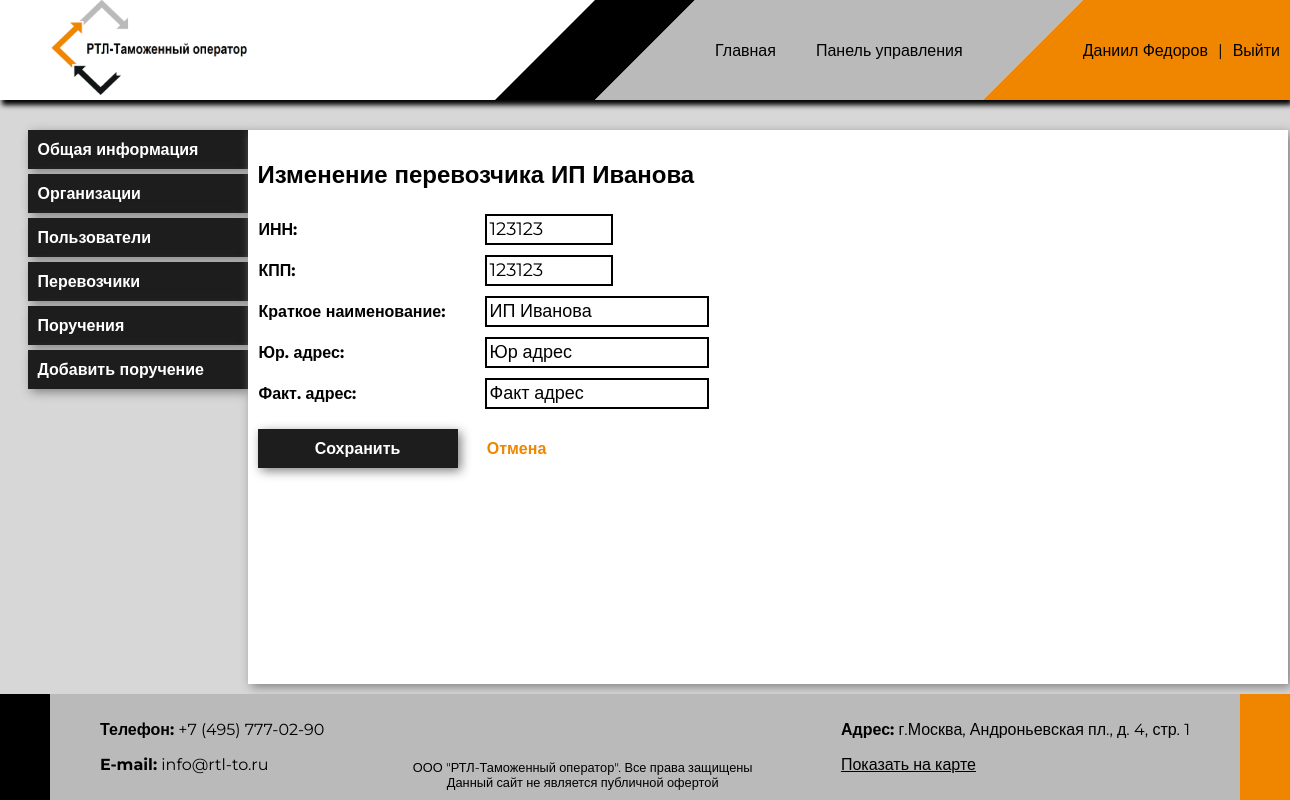
Page /management/contractors/15938e66-632d-4901-9b44-28364908f5f9/edit/?next=/management/contractors/ (signed in) on the committed database.
### app_auth/models.py (models this page shows, shortened)
class User(AbstractUser):
    id = models.UUIDField(primary_key=True, default=uuid.uuid4, editable=False)
    last_name = models.CharField(max_length=255, blank=False, null=False, verbose_name=_('фамилия'))
    first_name = models.CharField(max_length=255, blank=False, null=False, verbose_name=_('имя'))
    second_name = models.CharField(max_length=255, blank=True, null=True, verbose_name=_('отчество'))
    email = models.EmailField(blank=False, null=False, verbose_name=_('email'), unique=True)
    client = models.ForeignKey(Client, on_delete=models.CASCADE, verbose_name=_('организация'), related_name='users',
                               null=True, blank=True)
    class Meta:
        verbose_name = _('user')
        verbose_name_plural = _('users')
        permissions = [
            ('view_all_users', 'Can view all users')
        ]

class Organisation(models.Model):
    id = models.UUIDField(primary_key=True, default=uuid.uuid4, editable=False)
    inn = models.IntegerField(db_index=True, verbose_name=_('ИНН'))
    kpp = models.IntegerField(db_index=True, verbose_name=_('КПП'))
    short_name = models.CharField(max_length=255, verbose_name=_('Краткое наименование'))
    legal_address = models.CharField(max_length=255, verbose_name=_('Юр. адрес'))
    fact_address = models.CharField(max_length=255, verbose_name=_('Факт. адрес'))
    class Meta:
        abstract = True
        verbose_name = 'организация'
        verbose_name_plural = 'организации'

class Contractor(Organisation):
    class Meta:
        verbose_name = 'подрядчик'
        verbose_name_plural = 'подрядчики'

### management/views.py (the view, shortened to what this page needs)
# urls.py: path('contractors/<uuid:pk>/edit/', ContractorEditView.as_view(), name='contractor_edit'),
class ContractorEditView(PermissionRequiredMixin, UpdateView):
    permission_required = 'app_auth.change_contractor'
    login_url = 'login'
    model = Contractor
    fields = '__all__'
    template_name = 'management/contractor_edit.html'

### management/templates/management/contractor_edit.html (shortened to what this page needs)
{% extends 'management/main_menu.html' %}
{% block 'inner_content' %}
<div>
    <h2>Изменение перевозчика {{ form.short_name.value }}</h2>
</div>
<form method="post">
    <table class="form_table">
        {{ form.as_table }}
    </table>
    <button type="submit">Сохранить</button>
    <a href="{% url 'contractor_detail' pk=object.pk %}">Отмена</a>
</form>
{% endblock %}

### static_pages/templates/static_pages/base.html (shortened to what this page needs)
<!DOCTYPE html>
<html lang="en">
<head>
    {% load static %}
    <link rel="stylesheet" type="text/css" href="{% static 'css/base.css' %}">
    <link rel="stylesheet" type="text/css" href="{% static 'css/statics.css' %}">
</head>
<body>
    <div id="header" style="display: flex">
        <div id="logo">
            <a href="/">
                <img src="{% static 'img/logo.png' %}">
            </a>
        </div>
        <div id="menu_wrapper">
            <div id="menu">
                <div><a href="{% url 'home' %}">Главная</a></div>
                {% if user.is_staff %}
                <div><a href="{% url 'dashboard' %}">Панель управления</a></div>
                {% elif user.is_authenticated %}
                <div><a href="{% url 'dashboard_pub' %}">Личный кабинет</a></div>
                {% endif %}
            </div>
            <div id="login_block">
                {% if user.is_authenticated %}
                <a href="{% url 'profile' %}"><div>{{ user.first_name }} {{ user.last_name }}</div></a>
                <span class="login_label">|</span>
                <a href="{% url 'logout' %}"><div>Выйти</div></a>
                {% else %}
                <a href="{% url 'login' %}"><div>Войти</div></a>
                {% endif %}
            </div>
        </div>
    </div>
    <div id="all_content">
        {% block 'content' %}
        {% endblock %}
    </div>
    <div id="footer">
        <div>
            <p><b>Телефон:</b> +7 (495) 777-02-90</p>
            <p><b>E-mail:</b> info@rtl-to.ru</p>
        </div>
        <div class="copyright">
            ООО "РТЛ-Таможенный оператор". Все права защищены<br />
            Данный сайт не является публичной офертой
        </div>
        <div>
            <p><b>Адрес:</b> г.Москва, Андроньевская пл., д. 4, стр. 1</p>
            <a href="https://yandex.ru/maps/-/CCUabPrxGA" target="blank">Показать на карте</a>
        </div>
    </div>
</body>
</html>

### static/css/base.css (style rules this page uses)
html, body { height: 100%; margin: 0; max-width: 1920px; min-width: 1280px; font-family: Montserrat, sans-serif; }
#id_comment, input, select { font-family: Montserrat, sans-serif; border: 2px solid black; height: 25px; font-size: 18px; }
input[type="number" i] { width: 120px; }
body { display: flex; flex-direction: column; }
#header { width: 100%; height: 100px; display: flex; justify-content: space-between; box-shadow: 2px 5px 5px black; align-items: center; z-index: 100 }
#menu_wrapper a { text-decoration: none; color: black; padding: 5px 0; margin-bottom: -2px; border-bottom: 2px solid transparent; }
#logo { margin-left: 50px }
#logo img { height: 100px; }
#menu_wrapper { height: 100%; display: flex; align-items: center; flex-flow: row nowrap; }
#menu { height: 100%; position:relative; background: #b9bab9; display: flex; justify-content: space-around; align-items: center; margin-right: 100px; }
#menu::before { content: ''; position:absolute; left: -100px; width:0; height:0; border-bottom: 100px solid #b9bab9; border-left: 100px solid transparent; }
#menu::after { content: ''; position:absolute; right: -100px; width:0; height:0; border-top: 100px solid #b9bab9; border-right: 100px solid transparent; }
#menu div { margin: 20px; }
#login_block { height: 100%; min-width: 100px; padding-right: 10px; background: #f08500; position: relative; display: flex; align-items: center; justify-content: center; }
#login_block::before { content: ''; position:absolute; left: -100px; width:0; height:0; border-bottom: 100px solid #f08500; border-left: 100px solid transparent; }
.login_label { margin: 0 10px; font-weight: block; }
#all_content { flex: 1 0 auto; padding-top: 30px; background-color: #d7d7d7; display: flex; justify-content: center; align-items: center; }
#all_content a { text-decoration: none; font-weight: bold; margin-right: 10px; color: #f08500; }
button[type=submit], #ca_menu a.menu_item { display: block; color: white; width: 200px; padding: 10px; margin-bottom: 5px; margin-left: 25px; margin-right: 0; background-color: #1d1d1d; border: none; box-shadow: 3px 3px 10px gray; transition: 150ms linear; }
button[type=submit] { cursor: pointer; font-family: Montserrat, sans-serif; font-weight: bold; font-size: 1em; margin-left: 0; margin-top: 15px; display: inline-block; margin-right: 25px; }
table.form_table, table.detail_view_table { border-spacing: 0; }
table.form_table td, table.detail_view_table td { padding: 5px; }
table.form_table th, table.detail_view_table th { padding-right: 35px; text-align: left !important; }
.horizontal_tables_list td, .horizontal_tables_list td, { padding: 0 !important; padding-bottom: 10px !important; }
#footer { flex-shrink: 0; background: #b9bab9; border-left: 50px solid black; border-right: 50px solid #f08500; padding: 10px 50px 10px 50px; display: flex; justify-content: space-between; }
#footer a { color: black; }
.copyright { align-self: flex-end; font-size: 0.8em; text-align: center; }

### rows in the picture
User: first_name "Даниил", last_name "Федоров"
Contractor: short_name.value "ИП Иванова", inn "123123", kpp "123123", short_name "ИП Иванова", legal_address "Юр адрес", fact_address "Факт адрес"
